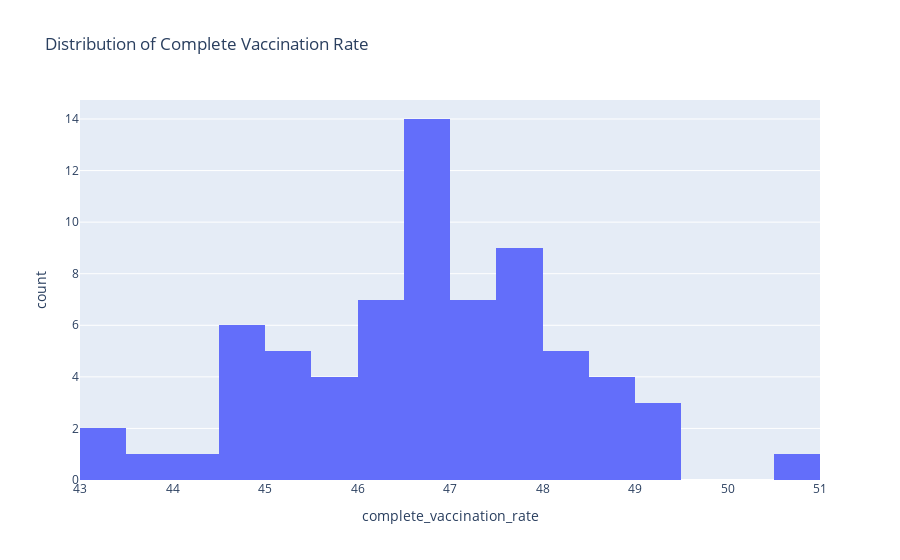

Source (notebook cell):
### Code cell
import plotly.express as px

fig = px.histogram(sorted_vaccine_data, x='complete_vaccination_rate', nbins=20,
                   title='Distribution of Complete Vaccination Rate')
fig.show()

### Figure 1 — Plotly figure (JSON) as saved in the notebook; plotly's stock layout.template omitted (floating-point values rounded to 4 significant figures)
{"data": [{"alignmentgroup": "True", "bingroup": "x", "hovertemplate": "complete_vaccination_rate=%{x}<br>count=%{y}<extra></extra>", "legendgroup": "", "marker": {"color": "#636efa", "pattern": {"shape": ""}}, "name": "", "nbinsx": 20, "offsetgroup": "", "orientation": "v", "showlegend": false, "type": "histogram", "x": [50.83, 49.36, 49.23, 49.19, 48.87, 48.78, 48.71, 48.68, 48.39, 48.29, 48.16, 48.16, 48.12, 47.99, 47.95, 47.82, 47.74, 47.71, 47.71, 47.7, 47.6, 47.52, 47.44, 47.37, 47.36, 47.32, 47.31, 47.23, 47.05, 46.95, 46.93, 46.9, 46.8, 46.79, 46.77, 46.77, 46.75, 46.75, 46.74, 46.66, 46.61, 46.59, 46.59, 46.45, 46.4, 46.29, 46.24, 46.2, 46.14, 46.05, 45.92, 45.85, 45.66, 45.56, 45.49, 45.48, 45.36, 45.36, 45.24, 44.69, 44.62, 44.57, 44.56, 44.54, 44.5, 44.46, 43.8, 43.45, 43.3], "xaxis": "x", "yaxis": "y"}], "layout": {"barmode": "relative", "legend": {"tracegroupgap": 0}, "title": {"text": "Distribution of Complete Vaccination Rate"}, "xaxis": {"anchor": "y", "domain": [0, 1], "title": {"text": "complete_vaccination_rate"}}, "yaxis": {"anchor": "x", "domain": [0, 1], "title": {"text": "count"}}}}
